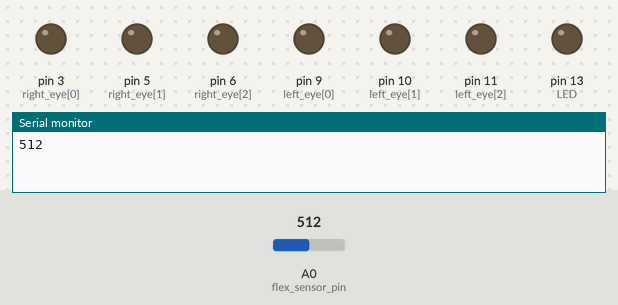
A sketch run on a simulated Arduino Uno, built with avr-gcc and run on an emulated ATmega328P. Parts: output pins drawn as LEDs (lit = HIGH), the last lines printed to the serial monitor. The test bench sets the inputs (shaded band); at power-on: A0 (flex_sensor_pin) = 512.

Above: at 3.52 s.
6.5 s: A0 (flex_sensor_pin) set to 803
At 7.5 s:
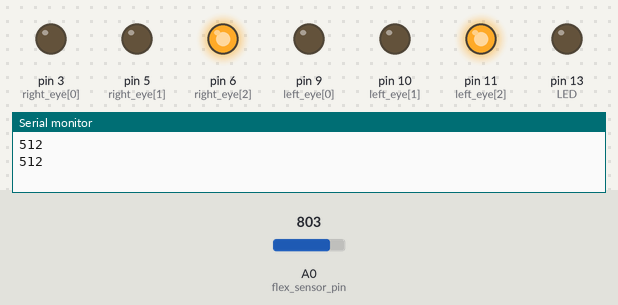
10.9 s: A0 (flex_sensor_pin) set to 831
At 12.1 s:
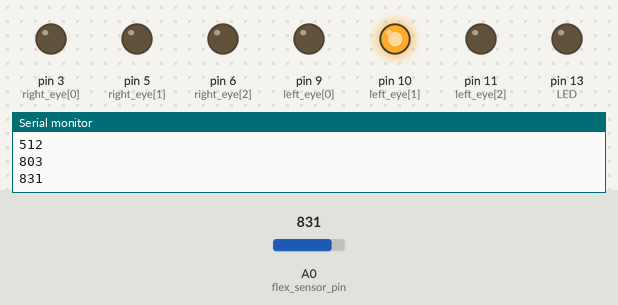
At 13.64 s:
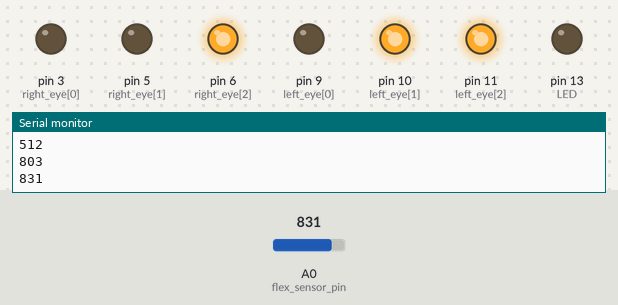
Timing chart, 0 to 21.3 s (numbered marks = the images above; inputs shaded):
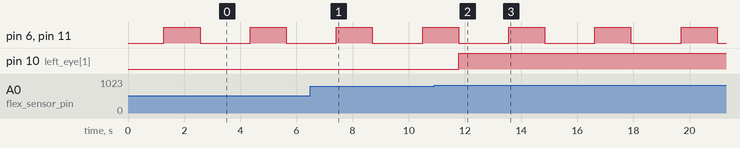

Measured:
- the behaviour switches between 820 and 821 on A0 (flex_sensor_pin) (found by bisection; images 1 and 2)
- after the input at 10.9 s, pin 10 (left_eye[1]): LOW → HIGH after 0.88 s
- by itself, pin 6 (right_eye[2]), pin 11 (left_eye[2]): alternates HIGH for 1.3 s and LOW for 1.8 s

The sketch:

SlothSharkSleepingEYES.ino
```cpp
// Sloth Shark code!
// TODO: - remove code for one of the eyes since we won't need it
//       - figure out why our main loop functions are extending the delay

const int LED = 13;  // the pin for the standard LED
int i = 0;           // We'll use this to count up and down
int flex_sensor_pin = A0;      // analog input pin for flex sensor input
int begin_loop = 0;
int flex_value = 0;
int left_eye[3] = {9, 10, 11}; // arrays control our led rgb pins
int right_eye[3] = {3, 5, 6};  // to keep the code a little simpler
// green: pin 9
// red:   pin 10
// blue:  pin 11

void setup() {
    // attachInterrupt(flex_sensor_pin, detect_flex, RISING);
    pinMode(left_eye[0], OUTPUT);
    pinMode(left_eye[1], OUTPUT);
    pinMode(left_eye[2], OUTPUT);
    pinMode(right_eye[0], OUTPUT);
    pinMode(right_eye[1], OUTPUT);
    pinMode(right_eye[2], OUTPUT);
    pinMode(LED, OUTPUT);
    Serial.begin(9600);
}

void loop() {
  // this loop doesn't exactly do what we expect. Instead, it delays
  // our timing more than the 500ms we have using our delay function.
  sleepy_eyes();
  flex_value = analogRead(flex_sensor_pin);
  if (flex_value > 820 && flex_value < 900) {
    red_eyes_on();
  }
  if (flex_value < 830 && flex_value > 800) {
    red_eyes_off();
  }
  // if (flex_value < 900) {
  //   nukular_eyes_on();
  // }
  // else {
  //   nukular_eyes_off();
  // }
  Serial.println(flex_value);
  delay(500);
  // begin_loop = micros();
  // detect_flex();
  // delay(1000);
  // wait for flex sensor input to call these functions
  // nukular_eyes_on();
  // delay(1000);
  // nukular_eyes_off();
  // delay(1000);
  // rainbow_eyes();
  // delay(1000);
  // sleepy_eyes();
  // delay(1000);
}
// end of main loop

void flex_control() {
  // this function will handle our flex sensor input.
  // Base unflexed value is ~800.
  flex_value = analogRead(flex_sensor_pin);
  if (flex_value > 820 && flex_value < 900) {
    red_eyes_on();
  }
  else {
    red_eyes_off();
  }
  // if (flex_value < 900) {
  //   nukular_eyes_on();
  // }
  // else {
  //   nukular_eyes_off();
  // }
  Serial.println(flex_value);
}

void nukular_eyes_on() {
  // this function turns on all three colors in our
  // rgb led, for super white bright eyes!
  for (i = 0; i < 3; i++) {
    digitalWrite(left_eye[i], HIGH);
    digitalWrite(right_eye[i], HIGH);
  }
}

void nukular_eyes_off() {
  // this function turns off all three colors
  // in our rgb led
  for (i = 0; i < 3; i++) {
    digitalWrite(left_eye[i], LOW);
    digitalWrite(right_eye[i], LOW);
  }
}

void red_eyes_on() {
  digitalWrite(left_eye[1], HIGH);
}

void red_eyes_off() {
  digitalWrite(right_eye[1], LOW);
}

void rainbow_eyes() {
  // cycle through all three colors in our
  // rgb led eyes
  for (i = 0; i < 3; i++) {
    digitalWrite(left_eye[i], HIGH);
    digitalWrite(right_eye[i], HIGH);
    delay(1000);
    digitalWrite(left_eye[i], LOW);
    digitalWrite(right_eye[i], LOW);
    delay(1000);
  }
}
void sleepy_eyes() {
  for (i = 0; i <= 255; i++) {    // loop from 0 to 254 (fade in)
    analogWrite(left_eye[2], i);  // set the LED brightness
    analogWrite(right_eye[2], i);
    delay(5);   // Wait (n)ms because analogWrite
                // is instantaneous and we would
                // not see any change
  }
  for (i = 255; i >= 0; i--) {  // loop from 255 to 1 (fade out)
    analogWrite(left_eye[2], i);  // set the LED brightness
    analogWrite(right_eye[2], i);
    delay(5);            // Wait 10ms
    }
}                   
```
